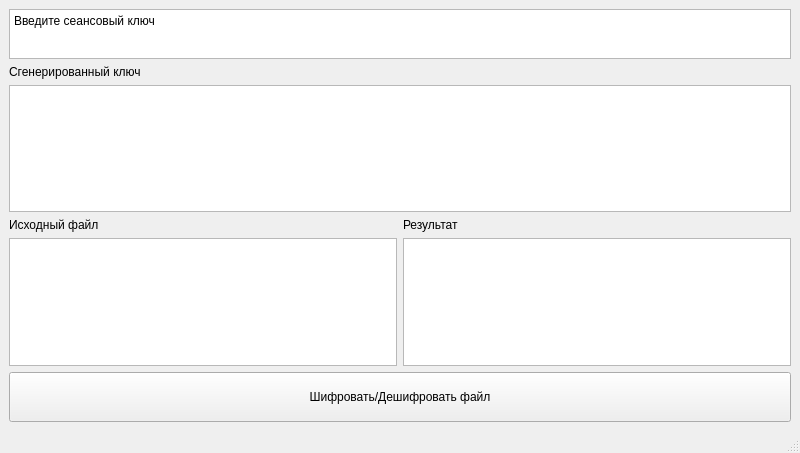
<?xml version="1.0" encoding="UTF-8"?>
<ui version="4.0">
 <class>MainWindow</class>
 <widget class="QMainWindow" name="MainWindow">
  <property name="geometry">
   <rect>
    <x>0</x>
    <y>0</y>
    <width>800</width>
    <height>453</height>
   </rect>
  </property>
  <property name="windowTitle">
   <string>MainWindow</string>
  </property>
  <widget class="QWidget" name="centralwidget">
   <layout class="QVBoxLayout" name="verticalLayout_2">
    <item>
     <layout class="QVBoxLayout" name="verticalLayout">
      <property name="sizeConstraint">
       <enum>QLayout::SizeConstraint::SetDefaultConstraint</enum>
      </property>
      <item>
       <widget class="QTextEdit" name="textEditKey">
        <property name="maximumSize">
         <size>
          <width>16777215</width>
          <height>50</height>
         </size>
        </property>
        <property name="markdown">
         <string>Введите сеансовый ключ

</string>
        </property>
        <property name="html">
         <string>&lt;!DOCTYPE HTML PUBLIC &quot;-//W3C//DTD HTML 4.0//EN&quot; &quot;http://www.w3.org/TR/REC-html40/strict.dtd&quot;&gt;
&lt;html&gt;&lt;head&gt;&lt;meta name=&quot;qrichtext&quot; content=&quot;1&quot; /&gt;&lt;meta charset=&quot;utf-8&quot; /&gt;&lt;style type=&quot;text/css&quot;&gt;
p, li { white-space: pre-wrap; }
hr { height: 1px; border-width: 0; }
li.unchecked::marker { content: &quot;\2610&quot;; }
li.checked::marker { content: &quot;\2612&quot;; }
&lt;/style&gt;&lt;/head&gt;&lt;body style=&quot; font-family:'Segoe UI'; font-size:9pt; font-weight:400; font-style:normal;&quot;&gt;
&lt;p style=&quot; margin-top:6px; margin-bottom:6px; margin-left:0px; margin-right:0px; -qt-block-indent:0; text-indent:0px;&quot;&gt;Введите сеансовый ключ&lt;/p&gt;&lt;/body&gt;&lt;/html&gt;</string>
        </property>
       </widget>
      </item>
      <item>
       <widget class="QLabel" name="label_3">
        <property name="text">
         <string>Сгенерированный ключ</string>
        </property>
       </widget>
      </item>
      <item>
       <widget class="QTextEdit" name="textEditKeySequence">
        <property name="readOnly">
         <bool>true</bool>
        </property>
       </widget>
      </item>
      <item>
       <layout class="QHBoxLayout" name="horizontalLayout">
        <item>
         <layout class="QVBoxLayout" name="verticalLayout_3">
          <item>
           <widget class="QLabel" name="label">
            <property name="text">
             <string>Исходный файл</string>
            </property>
           </widget>
          </item>
          <item>
           <widget class="QTextEdit" name="textEditSrc"/>
          </item>
         </layout>
        </item>
        <item>
         <layout class="QVBoxLayout" name="verticalLayout_5">
          <item>
           <widget class="QLabel" name="label_2">
            <property name="text">
             <string>Результат</string>
            </property>
           </widget>
          </item>
          <item>
           <widget class="QTextEdit" name="textEditRes"/>
          </item>
         </layout>
        </item>
       </layout>
      </item>
      <item>
       <widget class="QPushButton" name="butExec">
        <property name="minimumSize">
         <size>
          <width>0</width>
          <height>50</height>
         </size>
        </property>
        <property name="text">
         <string>Шифровать/Дешифровать файл</string>
        </property>
       </widget>
      </item>
     </layout>
    </item>
   </layout>
  </widget>
  <widget class="QMenuBar" name="menubar">
   <property name="geometry">
    <rect>
     <x>0</x>
     <y>0</y>
     <width>800</width>
     <height>21</height>
    </rect>
   </property>
  </widget>
  <widget class="QStatusBar" name="statusbar"/>
 </widget>
 <resources/>
 <connections/>
</ui>
